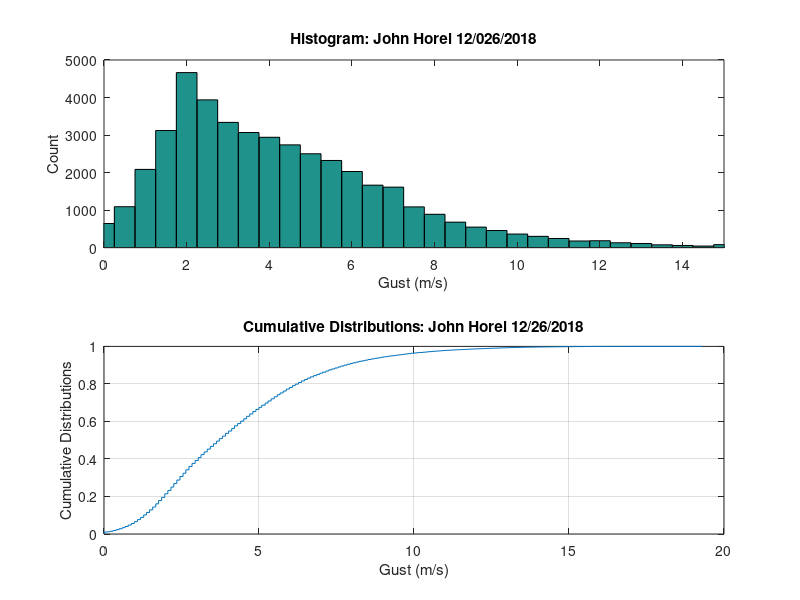
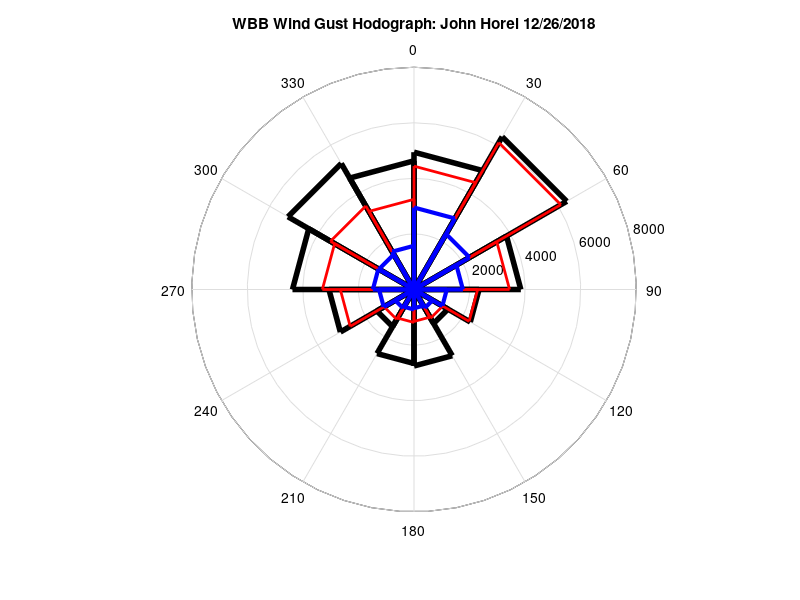
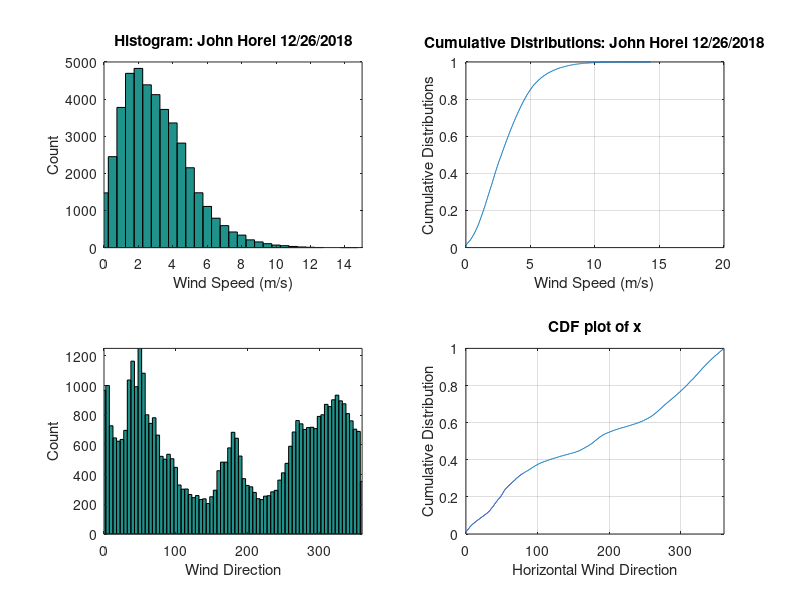
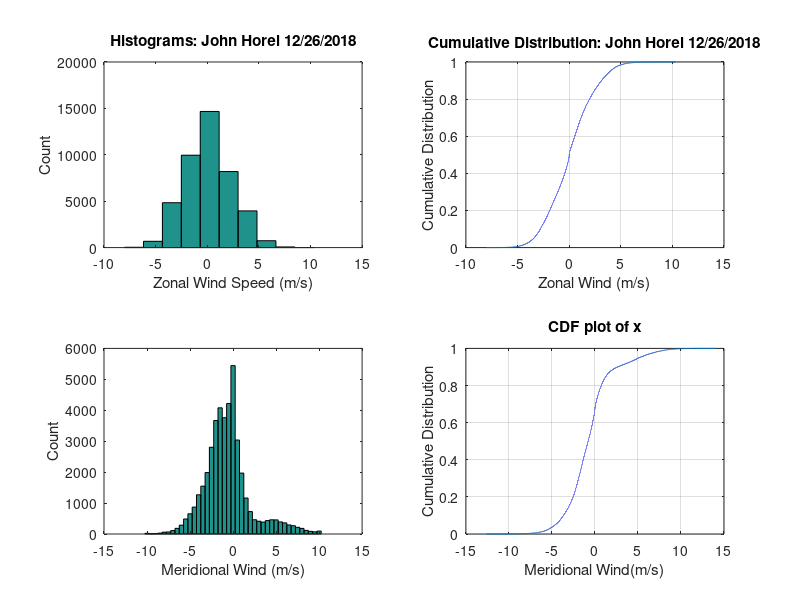

Reproduce these figures in MATLAB, in order.
close all;
clear all;
disp(' ')
disp(' ')
disp(' John Horel')
disp(' ATMOS 5040/ Spring 2019')
disp(' Chapter 2e')

%get time series of wind speed and direction from WBB for June 2018 in csv
%format
%documentation on how that was done from Synoptic api services
%http://synopticdata.com
%http://api.synopticlabs.org/v2/stations/timeseries?stid=wbb&output=csv&obtimezone=local&start=201806010600&end=201807010559&vars=wind_speed,wind_direction,wind_gust&obtimezone=local&timeformat=%y%m%d%H%M&token=tk2019jan0216yZVw1gWKP6oIdgvChuT
%requires an active token to run the above
%returns a csv file with a header and text line that have been removed
%4 columns: date(YYMMDDHHMM), wind speed (m/s) direction, wind gust(m/s)
data_wind = csvread('data/wbb_wind_0618.csv');
tv=datevec(num2str(data_wind(:,1)),'yymmddHHMM');
td=datenum(num2str(data_wind(:,1)),'yymmddHHMM');

% get the speed and direction data
%set_1 refers to that a site could have more 
%than one sensor reporting the same variable
spd = data_wind(:,2);
gst = data_wind(:,4);
dir = data_wind(:,3);

%convert spd,dir to u,v. matlab- 0 angle is relative to x axis
% and counterclockwise
u = spd .* sind(dir - 180);
v = spd .* cosd(dir - 180);

figure(12)
subplot(2,2,1)
sp1= 0:0.5:15;
hist(spd,sp1);
axis([0,15,0,5000]);
hold on;
xlabel('Wind Speed (m/s)');
ylabel('Count');
title('Histogram: John Horel 12/26/2018');

subplot(2,2,2)
cdfplot(spd)
xlabel('Wind Speed (m/s)');
ylabel('Cumulative Distributions');
title('Cumulative Distributions: John Horel 12/26/2018');

subplot(2,2,3)
dir1= 0:5:360;
hist(dir,dir1);
axis([0,360,0,1250]);
xlabel('Wind Direction');
ylabel('Count');


subplot(2,2,4)
cdfplot(dir)
axis([0,360,0,1])
xlabel('Horizontal Wind Direction');
ylabel('Cumulative Distribution');

%plot a 2 panel plot of
%top- histogram of wind gust from 0-15 at intervals of 0.5 m/s
%bottom- cdf of wind gust

figure(1) 

subplot(2,1,1)
gs1= 0:0.5:15;
hist(gst,gs1);
axis([0,15,0,5000]);
hold on;
xlabel('Gust (m/s)');
ylabel('Count');
title('Histogram: John Horel 12/026/2018');

subplot(2,1,2)
cdfplot(gst)
xlabel('Gust (m/s)');
ylabel('Cumulative Distributions');
title('Cumulative Distributions: John Horel 12/26/2018');


%compute mean, median, mode, sample std, unbiased estimate of the population std dev,
%and skewness of wind speed, gust, and direction

spd_mean = mean(spd)
spd_median = median(spd)
spd_mode = mode(spd)
spd_std = std(spd,1)
spd_stdp = std(spd,0)
spd_skew = skewness(spd)

gst_mean = mean(gst)
gst_median = median(gst)
gst_mode = mode(gst)
gst_std = std(gst,1)
gst_stdp = std(gst,0)
gst_skew = skewness(gst)

dir_mean = mean(dir)
dir_median = median(dir)
dir_mode = mode(dir)
dir_std = std(dir,1)
dir_stdp = std(dir,0)
dir_skew = skewness(dir)

figure(13)
u1= -5:0.25:5;
subplot(2,2,1)
hist(u);
hold on;
xlabel('Zonal Wind Speed (m/s)');
ylabel('Count');
title('Histograms: John Horel 12/26/2018');

subplot(2,2,2)
cdfplot(u);
xlabel('Zonal Wind (m/s)');
ylabel('Cumulative Distribution');
title('Cumulative Distribution: John Horel 12/26/2018');

subplot(2,2,3)
v1= -10:0.5:10;
hist(v,v1);
hold on;
xlabel('Meridional Wind (m/s)');
ylabel('Count');

subplot(2,2,4)
cdfplot(v);
xlabel('Meridional Wind(m/s)');
ylabel('Cumulative Distribution');

%compute mean, median, mode, unbiased estimate of the population
%std,skewness for zonal and meridional wind


figure(14)
% wind rose
n=length(dir);
ctrl = 0;
ctrm = 0;
%loop over all elements
for i=1:n
 %convert direction to radians  
 dirr(i,1) = dir(i) * pi/180;
 %count light winds first
    if (spd(i) < 2)
        ctrl=ctrl+1;
    dirl(ctrl,1) = dirr(i,1);
    end
    %count medium winds next
if (spd(i)<4)
    ctrm=ctrm+1;
    dirm(ctrm,1) = dirr(i,1);
end
end
%30 degree increments
x = [pi/12:pi/6:2*pi-pi/12];
%plot all winds first to set axes
h=rose(dirr,x);
set(h,'LineWidth',4,'Color','k');
hold on;
%plot medium winds
hm=rose(dirm,x);
set(hm,'LineWidth',2,'Color','r');
%plot light winds
hl=rose(dirl,x);
set(hl,'LineWidth',3,'Color','b');
title('WBB Hodograph: John Horel 12/26/18');
%by default the rose is reversed relative to 
%convention used in the atmospheric sciences
set(gca,'View',[-90 90],'YDir','reverse');

ctr = zeros(1,24);
%loop over all elements of time series
for i=1:n
 %load up arrays for each hour of the day
 h = tv(i,4)+1;
 ctr(1,h)=ctr(1,h)+1;
 sph(ctr(1,h),h)=spd(i);
 dh(ctr(1,h),h)=dir(i);
 uh(ctr(1,h),h)=u(i);
 vh(ctr(1,h),h)=v(i);
end
%compute mean wind speed for each hour
spm = sum(sph)./ctr;
% compute mean components each hour
um = sum(uh)./ctr;
vm = sum(vh)./ctr;
% compute resultant wind speed for each hour
ressp = sqrt(um.*um+vm.*vm);
hrlbl = 0:1:23;
figure(15)
hold on
plot(hrlbl,spm,'r')
plot(hrlbl,ressp,'g')
axis([0 23 0 5])
xlabel('Hour of day');
ylabel('Wind Speed (m/s)');
title('WBB Mean and Resultant Wind Speed: John Horel 12/26/2018');

figure(3)
% wind gust rose
n=length(dir);
ctrl = 0;
ctrm = 0;
%loop over all elements
for i=1:n
 %convert direction to radians  
 dirr(i,1) = dir(i) * pi/180;
 %count light winds first
    if (gst(i) < 3)
        ctrl=ctrl+1;
    dirl(ctrl,1) = dirr(i,1);
    end
    %count medium winds next
if (gst(i)<6)
    ctrm=ctrm+1;
    dirm(ctrm,1) = dirr(i,1);
end
end
%30 degree increments
x = [pi/12:pi/6:2*pi-pi/12];
%plot all winds first to set axes
h=rose(dirr,x);
set(h,'LineWidth',4,'Color','k');
hold on;
%plot medium winds
hm=rose(dirm,x);
set(hm,'LineWidth',2,'Color','r');
%plot light winds
hl=rose(dirl,x);
set(hl,'LineWidth',3,'Color','b');
title('WBB Wind Gust Hodograph: John Horel 12/26/2018');
%by default the rose is reversed relative to 
%convention used in the atmospheric sciences
set(gca,'View',[-90 90],'YDir','reverse');